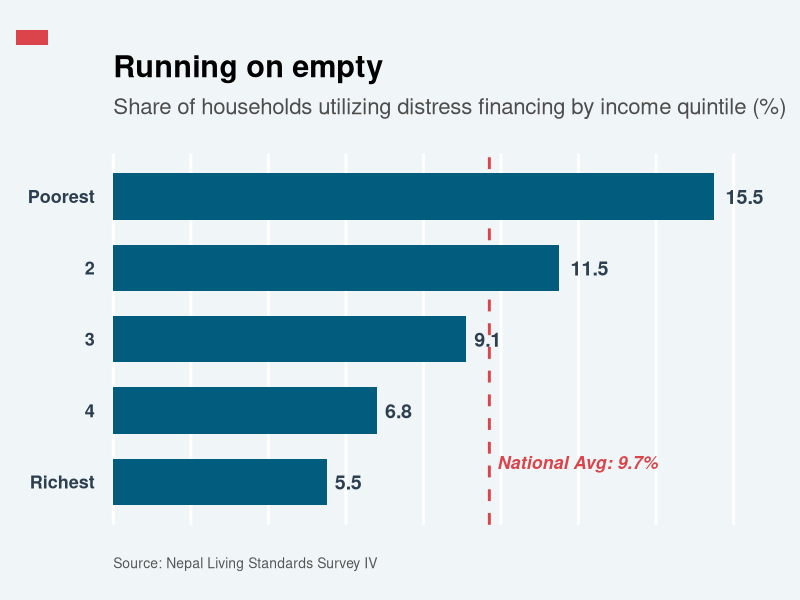
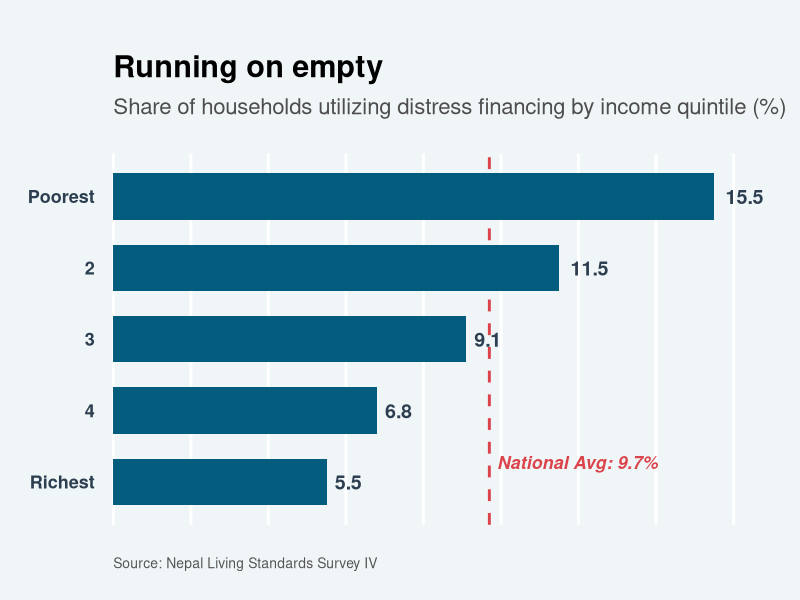

Source code (R) for these figures, in order:
library(tidyverse)
library(grid)

# --- 1. DATA PREPARATION ---
# We manually define the order so "Poorest" appears at the top
plot_data <- data.frame(
  Quintile = factor(c("Poorest", "2", "3", "4", "Richest"), 
                    levels = c("Richest", "4", "3", "2", "Poorest")), # Reverse order for ggplot Y-axis
  Distress = c(15.5, 11.5, 9.1, 6.8, 5.5)
)

national_avg <- 9.7

# --- 2. ECONOMIST PLOT DEFINITION ---

# Colors
eco_bg   <- "#f0f6f7"
eco_blue <- "#015c7e"
eco_red  <- "#db444b"

p <- ggplot(plot_data, aes(x = Distress, y = Quintile)) +
  
  # A. Vertical Gridlines (White)
  geom_vline(xintercept = seq(0, 16, by = 2), color = "white", size = 1) +
  
  # B. National Average Line (Red Dashed)
  geom_vline(xintercept = national_avg, color = eco_red, linetype = "dashed", size = 1) +
  
  # C. The Bars
  geom_col(fill = eco_blue, width = 0.65) +
  
  # D. Value Labels (Right of the bars)
  geom_text(aes(label = sprintf("%.1f", Distress)), 
            hjust = -0.3, # Push slightly right
            size = 5, 
            fontface = "bold", 
            color = "#2c3e50") +
  
  # E. National Average Label
  annotate("text", x = national_avg + 0.2, y = 1, 
           label = paste0("National Avg: ", national_avg, "%"), 
           color = eco_red, hjust = 0, vjust = -1, fontface = "bold.italic", size = 4.5) +
  
  # F. Titles & Labels
  labs(
    title = "Running on empty",
    subtitle = "Share of households utilizing distress financing by income quintile (%)",
    caption = "Source: Nepal Living Standards Survey IV",
    x = NULL, y = NULL
  ) +
  
  # G. Scales
  scale_x_continuous(limits = c(0, 17), expand = c(0, 0), breaks = seq(0, 16, by = 4)) +
  
  # H. Theme
  theme_minimal(base_family = "sans", base_size = 14) +
  theme(
    plot.background = element_rect(fill = eco_bg, color = NA),
    panel.background = element_rect(fill = eco_bg, color = NA),
    
    plot.title = element_text(face = "bold", size = 22, margin = margin(b = 10), hjust = 0),
    plot.subtitle = element_text(size = 16, margin = margin(b = 25), color = "#4d4d4d", hjust = 0),
    
    axis.text.y = element_text(face = "bold", size = 13, color = "#2c3e50", margin = margin(r = 10)),
    axis.text.x = element_blank(), # Hide X axis numbers (labels are on bars)
    
    panel.grid = element_blank(), # We drew our own vertical lines
    
    plot.margin = margin(t = 40, r = 20, b = 20, l = 20),
    plot.caption = element_text(hjust = 0, size = 10, color = "#555555", margin = margin(t = 20))
  ) +
  coord_cartesian(clip = "off")

# --- 3. DRAW PLOT WITH RED TAG ---
grid.newpage()
print(p)

# The Signature Red Rectangle
grid.draw(rectGrob(gp = gpar(fill = eco_red, col = NA), 
                   x = unit(0.02, "npc"), y = unit(0.95, "npc"), 
                   width = unit(0.04, "npc"), height = unit(0.025, "npc"), 
                   just = c("left", "top")))

ggsave(
  "4graphhealth_budget_quintile_economist.png",
  width = 12,
  height = 7,
  dpi = 300,
  bg = eco_bg
)
